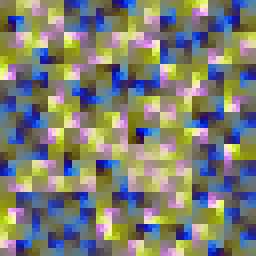
%> input picture SHRQA/demo.png, 64 x 64 px (shown 4 times larger); its folder holds only this picture in this run
$ octave demo.m   (GNU Octave 9; MATLAB toolbox functions it lacks are replaced by stand-ins)
%> lines starting %> are read from the running program, lines starting %| are printed output that depends on the picture
### SHRQA/SpatialTraverse.m
%%%%%%%%%%%%%%%%%%%%%%%%%%%%%%%%%%%%%%%%%%%%%%%%%%%%%%%%%%%%%%%%%%%%%%%%%%
% Spatial Traversing                                                     %
%%%%%%%%%%%%%%%%%%%%%%%%%%%%%%%%%%%%%%%%%%%%%%%%%%%%%%%%%%%%%%%%%%%%%%%%%%
% - Input parameters:                                                    %
%         img: img data (n * n * 1 or n * n * 3)                         %
%         l: level of the Hilbert Curve                                  %
%         v: orientation of the Hilbert Curve                            %
% - Output:                                                              %
%         ST: the Spatial Traversing Sequence of the input img           %
%                                                                        %
% Authors:                                                               %
%         1. Cheng-Bang Chen    email: cbchen@chengbangchen.me           %
%         2. Hui Yang           email: huy25@psu.edu                     %
%         3. Soundar Kumara     email: skumara@psu.edu                   %
%         Copyright 2019, Cheng-Bang Chen, All rights reserved.          %
%%%%%%%%%%%%%%%%%%%%%%%%%%%%%%%%%%%%%%%%%%%%%%%%%%%%%%%%%%%%%%%%%%%%%%%%%%
function ST = SpatialTraverse(img, l, v)
    n1 = size(img, 1);
    n2 = size(img, 2);
    n3 = size(img, 3);
    if n1 ~= n2
       error('not a squared image.')
    end
    img = int16(img); % Change image to int16 format
    img = imresize(img,[2^l 2^l]);
    M = Hilbertcurve(l,v,0);
    ST = zeros(0,n3);
    for i = 1:(2^(2*l))
        ST(i,:)=reshape(img(M(i,1),M(i,2),:),[1 n3]);
    end
end

### SHRQA/Hilbertcurve.m
%%%%%%%%%%%%%%%%%%%%%%%%%%%%%%%%%%%%%%%%%%%%%%%%%%%%%%%%%%%%%%%%%%%%%%%%%%
% Hilbert Space-Filling Curve                                            %
% - Input:                                                               %
%         l: the level of Hilbert Curve                                  %
%         v: the orientation of the Hilbert Curve                        %
%            v={1,2,3,4} == {N, E, S, W}                                 %
%         opt: 0: no image; 1: plot image                                %
% - Output:                                                              %
%         The route of the Hilbert Curve desired                         %
%                                                                        %
% Author:                                                                %
%         1. Cheng-Bang Chen    email: cbchen@chengbangchen.me           %
%         2. Hui Yang           email: huy25@psu.edu                     %
%         3. Soundar Kumara     email: skumara@psu.edu                   %
%         Copyright 2019, Cheng-Bang Chen, All rights reserved.          %
%%%%%%%%%%%%%%%%%%%%%%%%%%%%%%%%%%%%%%%%%%%%%%%%%%%%%%%%%%%%%%%%%%%%%%%%%%
function M = Hilbertcurve(l,v,opt)
    if nargin <3
        opt = 1;
    end
    % Initialization:
    N = zeros(0,2);
    E = zeros(0,2);
    S = zeros(0,2);
    W = zeros(0,2);
    % Generate 4 orientations of Hilbert Curves recurrsively
    for i = 1:l
        [N,E,S,W] = HC(N,E,S,W);
    end

    switch v
        case 1
            M = N;
        case 2
            M = E;
        case 3
            M = S;
        case 4
            M = W;
        otherwise
            disp("Invalid input v!!")
            M = [];
    end

    M = [[0,0];M];
    M(:,1) = cumsum(M(:,1));
    M(:,2) = cumsum(M(:,2));
    minC1 = min(M(:,1));
    minC2 = min(M(:,2));
    for i = 1:size(M,1)
        M(i,1) = M(i,1) - minC1 +1;
        M(i,2) = M(i,2) - minC2 +1;
    end
    if opt ~= 0
        plot(M(:,1),M(:,2),'Linewidth',3)
        axis off
        axis equal
    end
end
%%
function [newN,newE,newS,newW] = HC(N,E,S,W)
    newN = [E;[0,1];N;[1,0];N;[0,-1];W];
    newE = [N;[1,0];E;[0,1];E;[-1,0];S];
    newS = [W;[0,-1];S;[-1,0];S;[0,1];E];
    newW = [S;[-1,0];W;[0,-1];W;[1,0];N];
end

### SHRQA/HAS.m
%%%%%%%%%%%%%%%%%%%%%%%%%%%%%%%%%%%%%%%%%%%%%%%%%%%%%%%%%%%%%%%%%%%%%%%%%%
% Hyperoctree Aggregate Segmentation                                     %
%%%%%%%%%%%%%%%%%%%%%%%%%%%%%%%%%%%%%%%%%%%%%%%%%%%%%%%%%%%%%%%%%%%%%%%%%%
% - Input:                                                               %
%         X: multichannel signals                                        %
%         Cap: capacity of one discretized state                         %
%-----------------------   Hidden Inputs   ------------------------------%
%         ub: upper bounds of the current region                         %
%         lb: lower bounds of the current region                         %
%         deepth: the deepth of search                                   %
%-----------------------   Hidden Inputs   ------------------------------%
% - Output:                                                              %
%         Idx: labels of segments                                        %
%         Ub: Upper bounds of segments                                   %
%         Lb: Lower bounds of segments                                   %
%                                                                        %
% Authors:                                                               %
%         Cheng-Bang Chen    email: cbchen@chengbangchen.me              %
%         Copyright 2019, Cheng-Bang Chen, All rights reserved.          %
% -- update (08/17/2021): deepth = 5 for default value                   %
%%%%%%%%%%%%%%%%%%%%%%%%%%%%%%%%%%%%%%%%%%%%%%%%%%%%%%%%%%%%%%%%%%%%%%%%%%
function [Idx, Ub, Lb] = HAS(X, Cap, ub, lb, deepth)
    set(0, 'RecursionLimit', 100)
    if nargin < 5
        deepth = 7;
        if nargin == 3 | nargin ==4
            error('Please check the upper bounds and lower bounds.')
        end
        if nargin < 3
            if nargin < 2
                error('Please check the input vector X and set 1Capacity.')
            else
                ub = max(X)+ 0.000001*(max(X)-min(X));
                lb = min(X)- 0.000001*(max(X)-min(X));
            end
        end
    end

    cb = mean([ub;lb]);
    Ub = [];
    Lb = [];
    % n: # of objects in the current region
    % d: # of dimensions of the region
    [n, d]  = size(X);
    % if n > Cap, then segment to 2^d subspaces.
    if (n > Cap) & (deepth > 0)
        newub = vertcat(ub,cb);
        newlb = vertcat(cb,lb);
        IdxM = combn(2,d);
        [iter, chk] = size(IdxM);
        for k = 1:iter
            nub = zeros(1,chk);
            nlb = zeros(1,chk);
            dummy_idx = 1:size(X,1);
            for d_id = 1:chk
                nub(d_id) = newub(IdxM(k,d_id),d_id);
                nlb(d_id) = newlb(IdxM(k,d_id),d_id);
                dummy_idx = intersect(dummy_idx, find(X(:,d_id)<nub(d_id) & X(:,d_id)>=nlb(d_id)));
            end
            tmpX = X(dummy_idx,:);
            [~, tmpUb, tmpLb] = HAS(tmpX, Cap, nub, nlb, (deepth-1));
            Ub = vertcat(Ub,tmpUb);
            Lb = vertcat(Lb,tmpLb);
            tmpUb =[];
            tmpLb =[];
        end
    else
        Ub = ub;
        Lb = lb;
    end
    Idx = 1:size(Ub,1);
end

### SHRQA/combn.m
%%%%%%%%%%%%%%%%%%%%%%%%%%%%%%%%%%%%%%%%%%%%%%%%%%%%%%%%%%%%%%%%%%%%%%%%%%
% Get all combinations of the sequences                                  %
%%%%%%%%%%%%%%%%%%%%%%%%%%%%%%%%%%%%%%%%%%%%%%%%%%%%%%%%%%%%%%%%%%%%%%%%%%
% - Description:                                                         %
%      Input the cardinality and the length of sequence to get all       %
%      combinations.                                                     %
% - Input:                                                               %
%         K: the number of cardinality                                   %
%         r: length of sequence                                          %
% - Output:                                                              %
%         IdxM: a list of all combinations                               %
%                                                                        %
% Authors:                                                               %
%         1. Cheng-Bang Chen    email: cbchen@chengbangchen.me           %
%         2. Hui Yang           email: huy25@psu.edu                     %
%         3. Soundar Kumara     email: skumara@psu.edu                   %
%         Copyright 2019, Cheng-Bang Chen, All rights reserved.          %
%%%%%%%%%%%%%%%%%%%%%%%%%%%%%%%%%%%%%%%%%%%%%%%%%%%%%%%%%%%%%%%%%%%%%%%%%%
function IdxM = combn(K,r)
    IdxM = [];
    for i = 1:r
        tmp_c = [];
        tmp_e = [];
        for j = 1:K
            tmp_e = [tmp_e;j*ones(K^(r-i),1)];
        end
        for k = 1:(K^(i-1))
            tmp_c = [tmp_c;tmp_e];
        end
        IdxM(:,r-i+1)=tmp_c;
    end
end

### SHRQA/SymbG.m
%%%%%%%%%%%%%%%%%%%%%%%%%%%%%%%%%%%%%%%%%%%%%%%%%%%%%%%%%%%%%%%%%%%%%%%%%%
% Symblic Sequence Generator                                             %
%%%%%%%%%%%%%%%%%%%%%%%%%%%%%%%%%%%%%%%%%%%%%%%%%%%%%%%%%%%%%%%%%%%%%%%%%%
% - Input:                                                               %
%         X: multichannel signals                                        %
%         Ub: upper bound list of all regions                            %
%         Lb: lower bound list of all regions                            %
% - Output:                                                              %
%         S: symbolic sequence                                           %
%         DistM: distance Matrix                                         %
% Authors:                                                               %
%         Cheng-Bang Chen    email: cbchen@chengbangchen.me              %
%         Hui Yang           email: huy25@psu.edu                        %
%         Soundar Kumara     email: skumara@psu.edu                      %
%         09/27/2019                                                     %
%%%%%%%%%%%%%%%%%%%%%%%%%%%%%%%%%%%%%%%%%%%%%%%%%%%%%%%%%%%%%%%%%%%%%%%%%%
function [S, DistM] = SymbG(X, Ub, Lb)
    if nargin < 4
        if nargin < 3
            error('Please provide boundries of each region.')
        end
        if size(Ub) ~= size(Lb)
            error('The sizes of ub and lb are different.')
        end
        Cb = zeros(size(Ub));
        for i = 1:size(Ub,1)
            Cb(i,:) = mean([Ub(i,:);Lb(i,:)]);
        end
    end

    if size(Ub) ~= size(Cb)
        error('The sizes of ub and cb are different.')
    end

    S = zeros(size(X,1),1);
    for idx = 1:size(Ub,1)
        dummy_idx = 1:size(X,1);
        for d_id = 1:size(Ub,2)
            dummy_idx = intersect(dummy_idx, find(X(:,d_id)<Ub(idx,d_id) & X(:,d_id)>=Lb(idx,d_id)));
        end
        S(dummy_idx) = idx;
    end
    DistM = squareform(pdist(Cb));
end

### SHRQA/PlotCell.m
function PlotCell(Ub,Lb)
    if size(Ub) ~= size(Lb)
       error('The dimensions of UB and LB are different.')
    end
    [r, d] = size(Ub);
    if d == 2
        for i = 1:r
            rect = [Lb(i,:) Ub(i,:)-Lb(i,:)];
            rectangle('Position',rect,'LineWidth',3);
            hold on;
        end
    end
    if d >= 3
        if d > 3
           disp('------------Only show the first three dimensions-----------')
        end
        for i = 1:r
            p1 = [Lb(i,1), Lb(i,2), Lb(i,3)];
            p2 = [Ub(i,1), Lb(i,2), Lb(i,3)];
            p3 = [Ub(i,1), Lb(i,2), Ub(i,3)];
            p4 = [Lb(i,1), Lb(i,2), Ub(i,3)];
            p5 = [Lb(i,1), Ub(i,2), Ub(i,3)];
            p6 = [Ub(i,1), Ub(i,2), Ub(i,3)];
            p7 = [Ub(i,1), Ub(i,2), Lb(i,3)];
            p8 = [Lb(i,1), Ub(i,2), Lb(i,3)];
            plot3([p1(1) p2(1) p3(1) p4(1) p1(1) p8(1) p5(1) p4(1) p3(1) p6(1) p5(1) p8(1) p7(1) p6(1) p3(1) p2(1) p7(1)],[p1(2) p2(2) p3(2) p4(2) p1(2) p8(2) p5(2) p4(2) p3(2) p6(2) p5(2) p8(2) p7(2) p6(2) p3(2) p2(2) p7(2)],[p1(3) p2(3) p3(3) p4(3) p1(3) p8(3) p5(3) p4(3) p3(3) p6(3) p5(3) p8(3) p7(3) p6(3) p3(3) p2(3) p7(3)],'LineWidth',3);
            hold on;
        end
    end
    hold off;
end

### SHRQA/demo.m
folder_to_search = pwd;
filetype = fullfile(folder_to_search, '*.png');
%folder_to_output = '..\\';
folder_to_output = pwd;
sub_folder = 'CB_Test';
l = 6; % Hilbert Curve order
v = 1; % Hilbert Curve orientation
filelist = dir(filetype);
ST = [];
for Readinfile = 1 : length(filelist)
  File2Read = fullfile(folder_to_search, filelist(Readinfile).name);
  img_tmp = imread(File2Read);
%> img_tmp is the input picture: size 64x64x3 uint8; mean R, G, B 125.5, 127, 115.5
  figure();
  imshow(img_tmp);
  ST_tmp = SpatialTraverse(img_tmp, l, v);
  ST = vertcat(ST,ST_tmp);
  %figure();
  %plot3(ST(:,1),ST(:,2),ST(:,3));title('Trajectory of Traversed Spaptial Data');hold on;
end
[Idx, Ub, Lb] = HAS(ST, size(ST,1)/4);
%> in HAS, `ub = max(X)+ 0.000001*(max(X)-min(X));`: ub = [255 255 255]
%> in HAS, `lb = min(X)- 0.000001*(max(X)-min(X));`: lb = [-0.000255 -0.000255 -0.000255]
%> in HAS, `cb = mean([ub;lb]);`: cb = [127.5 127.5 127.5]
%> in HAS, `newub = vertcat(ub,cb);`: newub = [255 255 255; 127.5 127.5 127.5]
%> in HAS, `newlb = vertcat(cb,lb);`: newlb = [127.5 127.5 127.5; -0.000255 -0.000255 -0.000255]
%> the loop in HAS, `for k = 1:iter` made 8 passes
%> Ub on passes 3 to 4: [255 255 255; 127.5 255 255; 255 127.5 255], [255 255 255; 127.5 255 255; 255 127.5 255; 127.5 127.5 255]
%> after the loop in HAS, `for k = 1:iter`: Lb = 22 rows, first 12: [127.5 127.5 127.5; -0.000255 127.5 127.5; 127.5 -0.000255 127.5; -0.000255 -0.000255 127.5; 191.3 191.3 63.75; 127.5 191.3 63.75; 191.3 127.5 63.75; 127.5 127.5 63.75; 191.3 191.3 -0.000255; 127.5 191.3 -0.000255; 191.3 127.5 -0.000255; 127.5 127.5 -0.000255]; Ub = 22 rows, first 12: [255 255 255; 127.5 255 255; 255 127.5 255; 127.5 127.5 255; 255 255 127.5; 191.3 255 127.5; 255 191.3 127.5; 191.3 191.3 127.5; 255 255 63.75; 191.3 255 63.75; 255 191.3 63.75; 191.3 191.3 63.75]; nlb = [-0.000255 -0.000255 -0.000255]; nub = [127.5 127.5 127.5]
%> Idx = 22 values from 1 to 22
S = SymbG(ST, Ub, Lb);
%> after the loop in SymbG, `for i = 1:size(Ub,1)`: Cb = 22 rows, first 12: [191.3 191.3 191.3; 63.75 191.3 191.3; 191.3 63.75 191.3; 63.75 63.75 191.3; 223.1 223.1 95.62; 159.4 223.1 95.62; 223.1 159.4 95.62; 159.4 159.4 95.62; 223.1 223.1 31.87; 159.4 223.1 31.87; 223.1 159.4 31.87; 159.4 159.4 31.87]
%> after the loop in SymbG, `for idx = 1:size(Ub,1)`: S = 4096 values, max 22 at index 26, min 1 at index 43, mean 8.93
figure();
scatter3(ST(:,1),ST(:,2),ST(:,3),5,S,'filled');title('Trajectory of Traversed Spaptial Data');hold on;
PlotCell(Ub, Lb);
%> the loop in PlotCell, `for i = 1:r` made 22 passes
%> (p1, p2, p3, p4, p5, p6, p7, p8) on passes 5 to 7: ([191.3 191.3 63.75], [255 191.3 63.75], [255 191.3 127.5], [191.3 191.3 127.5], [191.3 255 127.5], [255 255 127.5], [255 255 63.75], [191.3 255 63.75]), ([127.5 191.3 63.75], [191.3 191.3 63.75], [191.3 191.3 127.5], [127.5 191.3 127.5], [127.5 255 127.5], [191.3 255 127.5], [191.3 255 63.75], [127.5 255 63.75]), ([191.3 127.5 63.75], [255 127.5 63.75], [255 127.5 127.5], [191.3 127.5 127.5], [191.3 191.3 127.5], [255 191.3 127.5], [255 191.3 63.75], [191.3 191.3 63.75])
%> (p1, p2, p3, p5, p6, p7, p8) on passes 8, 14, 19, 21: ([127.5 127.5 63.75], [191.3 127.5 63.75], [191.3 127.5 127.5], [127.5 191.3 127.5], [191.3 191.3 127.5], [191.3 191.3 63.75], [127.5 191.3 63.75]), ([127.5 -0.000255 -0.000255], [255 -0.000255 -0.000255], [255 -0.000255 127.5], [127.5 127.5 127.5], [255 127.5 127.5], [255 127.5 -0.000255], [127.5 127.5 -0.000255]), ([63.75 63.75 -0.000255], [127.5 63.75 -0.000255], [127.5 63.75 63.75], [63.75 127.5 63.75], [127.5 127.5 63.75], [127.5 127.5 -0.000255], [63.75 127.5 -0.000255]), ([63.75 -0.000255 -0.000255], [127.5 -0.000255 -0.000255], [127.5 -0.000255 63.75], [63.75 63.75 63.75], [127.5 63.75 63.75], [127.5 63.75 -0.000255], [63.75 63.75 -0.000255])
view(55,25);
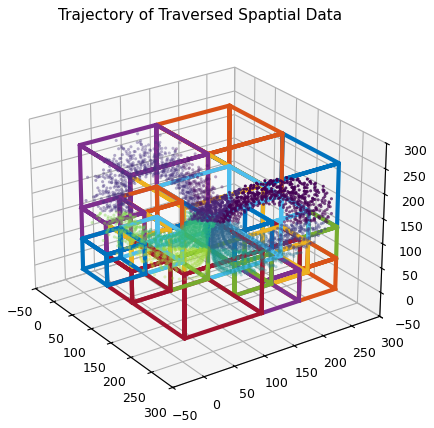
%> figure redrawn from the program's plot data
HRP(ST,max(Idx),1);
%> (this line was passed over: HRP is not available in this run)
output = [];
%> (the run ends here)
